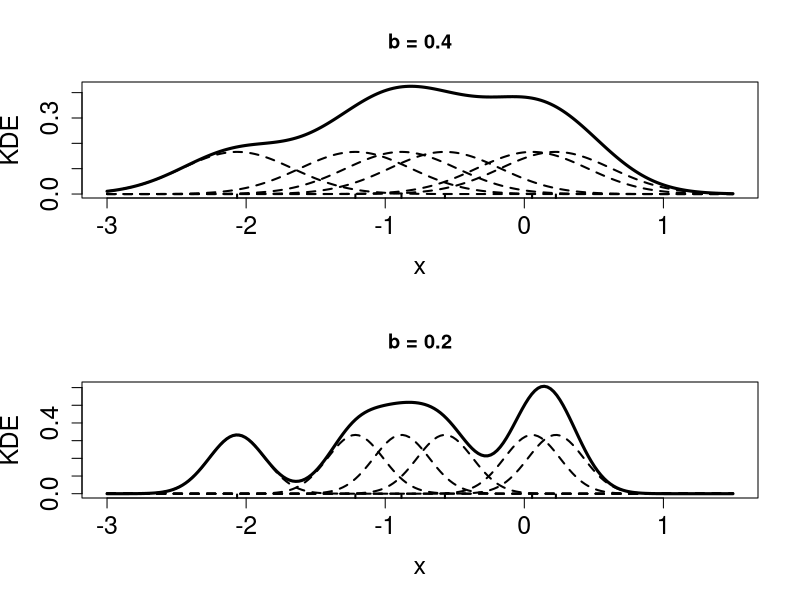

The R script that drew this image:
dev.off()
#postscript("constructingKDE.ps",width = 6,height =12)  #  Figure 4.5
set.seed("992291")
x = rnorm(6)
l = matrix(1,200,6)
l2 = l
l3 =l
xgrid = seq(from=-3,to=1.5,length=200)
for (i in 1:6)
{
l[,i] = dnorm(xgrid,x[i],.4)/6
l2[,i] = dnorm(xgrid,x[i],.2)/6
l3[,i] = dnorm(xgrid,x[i],.8)/6

}
par(cex.axis=1.5,cex.lab=1.5,mfrow=c(2,1))
kde = l%*%matrix(1,6,1)
kde2 = l2%*%matrix(1,6,1)
kde3 = l3%*%matrix(1,6,1)
plot(xgrid,kde,type="l",lwd=3,xlab="x",
font.lab=1,
ylab="KDE",main="b = 0.4")
for (i in 1:6)
{
lines(xgrid,l[,i],lwd=2,lty=2)
}
rug(x,side=1,lwd=2)

plot(xgrid,kde2,type="l",lwd=3,xlab="x",ylab="KDE",main="b = 0.2")
for (i in 1:6)
{
lines(xgrid,l2[,i],lwd=2,lty=2)
}
rug(x,side=1,lwd=2)
graphics.off()

